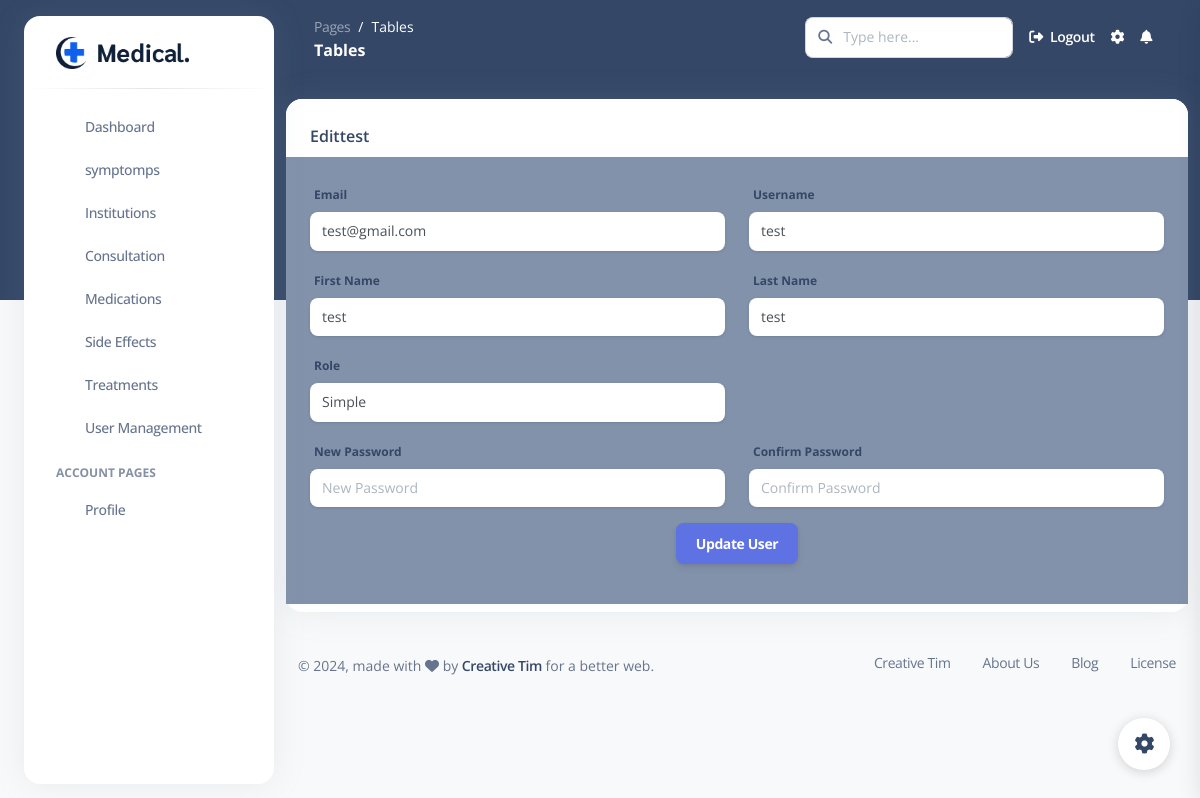
Screenshot of /edit-user/2/ (signed in) with the database file from the repository.
### users/models.py (models this page shows, shortened)
class CustomUser(AbstractUser):
    ROLE_CHOICES = [
        ('admin', 'Admin'),
        ('simple', 'Simple'),
    ]
    email = models.EmailField(unique=True)
    first_name = models.CharField(max_length=30, blank=True)
    last_name = models.CharField(max_length=30, blank=True)
    address = models.TextField(blank=True)
    phone = models.CharField(max_length=15, blank=True)
    role = models.CharField(max_length=10, choices=ROLE_CHOICES, default='simple')
    profile_picture = models.ImageField(upload_to='profile_pictures/', blank=True, null=True)
    face_encoding = models.TextField(null=True, blank=True)

### users/views.py (the view)
# urls.py: path('edit-user/<int:user_id>/', user_views.edit_user, name='edit_user'),
@login_required
def edit_user(request, user_id):
    if request.user.role != 'admin':  # Only admins can edit users
        return redirect('dashboard')
    user = get_object_or_404(CustomUser, id=user_id)
    if request.method == 'POST':
        form = UserForm(request.POST, instance=user)
        if form.is_valid():
            user = form.save(commit=False)
            new_password = form.cleaned_data.get('new_password')
            confirm_password = form.cleaned_data.get('confirm_password')
            if new_password and confirm_password and new_password == confirm_password:
                user.set_password(new_password)
            user.save()  # Save the user with or without password update
            messages.success(request, 'User updated successfully!')
            return redirect('user_management')
        else:
            messages.error(request, 'Please correct the errors below.')
    else:
        form = UserForm(instance=user)
    return render(request, 'back_office/pages/users/edit-user.html', {'form': form, 'user': user})

### users/forms.py (shortened to what this page needs)
class UserForm(forms.ModelForm):
    new_password = forms.CharField(widget=forms.PasswordInput(), required=False)
    confirm_password = forms.CharField(widget=forms.PasswordInput(), required=False)
    class Meta:
        model = CustomUser
        fields = ['username', 'email', 'first_name', 'last_name', 'role']

### templates/back_office/pages/users/edit-user.html (shortened to what this page needs)
{% load static %}
<!DOCTYPE html>
<html lang="en">
<head>
  <link href="https://demos.creative-tim.com/argon-dashboard-pro/back_office/assets/css/nucleo-icons.css" rel="stylesheet" />
  <link href="https://demos.creative-tim.com/argon-dashboard-pro/back_office/assets/css/nucleo-svg.css" rel="stylesheet" />
  <link id="pagestyle" href="{% static 'back_office/assets/css/argon-dashboard.css' %}?v=2.1.0" rel="stylesheet" />
</head>
<body class="g-sidenav-show   bg-gray-100">
  <aside class="sidenav bg-white navbar navbar-vertical navbar-expand-xs border-0 border-radius-xl my-3 fixed-start ms-4 " id="sidenav-main">
    <div class="sidenav-header">
        <a class="navbar-brand m-0"  href="{% static 'index.html' %}"><img src="{% static 'front_office/assets/img/logo/logo.png' %}" alt=""></a>
    </div>
    <hr class="horizontal dark mt-0">
    <div class="collapse navbar-collapse  w-auto " id="sidenav-collapse-main">
      <ul class="navbar-nav">
        <li class="nav-item">
          <a class="nav-link " href="{% url 'dashboard' %}">
            <div class="icon icon-shape icon-sm border-radius-md text-center me-2 d-flex align-items-center justify-content-center">
            </div>
            <span class="nav-link-text ms-1">Dashboard</span>
          </a>
        </li>
        <li class="nav-item">
          <a class="nav-link" href="{% url 'list_local_symptoms' %}">
                  <div class="icon icon-shape icon-sm border-radius-md text-center me-2 d-flex align-items-center justify-content-center">
            </div>
            <span class="nav-link-text ms-1">symptomps</span>
          </a>
        </li>
        <li class="nav-item">
          <a class="nav-link " href="{% url 'institution_list' %}">
            <div class="icon icon-shape icon-sm border-radius-md text-center me-2 d-flex align-items-center justify-content-center">
            </div>
            <span class="nav-link-text ms-1">Institutions</span>
          </a>
        </li>
        <li class="nav-item">
          <a class="nav-link" href="{% url 'consultation_list' %}">
            <div class="icon icon-shape icon-sm border-radius-md text-center me-2 d-flex align-items-center justify-content-center">
            </div>
            <span class="nav-link-text ms-1">Consultation</span>
          </a>
        </li>
        <li class="nav-item">
        <a class="nav-link" href="{% url 'medication_list' %}">
          <div class="icon icon-shape icon-sm border-radius-md text-center me-2 d-flex align-items-center justify-content-center">
          </div>
          <span class="nav-link-text ms-1">Medications</span>
      </a>
    </li>
<li class="nav-item">
  <a class="nav-link" href="{% url 'sideeffect_list' %}">
      <div class="icon icon-shape icon-sm border-radius-md text-center me-2 d-flex align-items-center justify-content-center">
      </div>
      <span class="nav-link-text ms-1">Side Effects</span>
  </a>
</li>
<li class="nav-item">
  <a class="nav-link" href="{% url 'treatment_list' %}">
      <div class="icon icon-shape icon-sm border-radius-md text-center me-2 d-flex align-items-center justify-content-center">
      </div>
      <span class="nav-link-text ms-1">Treatments</span>
  </a>
</li>
{% if request.user.is_authenticated and request.user.role == 'admin' %}
        <li class="nav-item">
          <a class="nav-link" href="{% url 'user_management' %}">
            <div class="icon icon-shape icon-sm border-radius-md text-center me-2 d-flex align-items-center justify-content-center">
            </div>
            <span class="nav-link-text ms-1">User Management</span>
          </a>
        </li>
        {% endif %}
        <li class="nav-item mt-3">
          <h6 class="ps-4 ms-2 text-uppercase text-xs font-weight-bolder opacity-6">Account pages</h6>
        </li>
        <li class="nav-item">
          <a class="nav-link " href="{% url 'profile' %}">
            <div class="icon icon-shape icon-sm border-radius-md text-center me-2 d-flex align-items-center justify-content-center">
            </div>
            <span class="nav-link-text ms-1">Profile</span>
          </a>
        </li>
      </ul>
    </div>
  </aside>
  <main class="main-content position-relative border-radius-lg ">
    <nav class="navbar navbar-main navbar-expand-lg px-0 mx-4 shadow-none border-radius-xl " id="navbarBlur" data-scroll="false">
      <div class="container-fluid py-1 px-3">
        <nav aria-label="breadcrumb">
          <ol class="breadcrumb bg-transparent mb-0 pb-0 pt-1 px-0 me-sm-6 me-5">
            <li class="breadcrumb-item text-sm"><a class="opacity-5 text-white" href="javascript:;">Pages</a></li>
            <li class="breadcrumb-item text-sm text-white active" aria-current="page">Tables</li>
          </ol>
          <h6 class="font-weight-bolder text-white mb-0">Tables</h6>
        </nav>
        <div class="collapse navbar-collapse mt-sm-0 mt-2 me-md-0 me-sm-4" id="navbar">
          <div class="ms-md-auto pe-md-3 d-flex align-items-center">
            <div class="input-group">
              <span class="input-group-text text-body"><i class="fas fa-search" aria-hidden="true"></i></span>
              <input type="text" class="form-control" placeholder="Type here...">
            </div>
          </div>
          <ul class="navbar-nav  justify-content-end">
            <li class="nav-item d-flex align-items-center">
              {% if user.is_authenticated %}
                <a href="{% url 'logout' %}" class="nav-link text-white font-weight-bold px-0">
                  <i class="fa fa-sign-out-alt me-sm-1"></i>
                  <span class="d-sm-inline d-none">Logout</span>
                </a>
              {% else %}
                <a href="{% url 'login' %}" class="nav-link text-white font-weight-bold px-0">
                  <i class="fa fa-sign-in-alt me-sm-1"></i>
                  <span class="d-sm-inline d-none">Sign In</span>
                </a>
              {% endif %}
            </li>
            <li class="nav-item px-3 d-flex align-items-center">
              <a href="javascript:;" class="nav-link text-white p-0">
                <i class="fa fa-cog fixed-plugin-button-nav cursor-pointer"></i>
              </a>
            </li>
            <li class="nav-item dropdown pe-2 d-flex align-items-center">
              <a href="javascript:;" class="nav-link text-white p-0" id="dropdownMenuButton" data-bs-toggle="dropdown" aria-expanded="false">
                <i class="fa fa-bell cursor-pointer"></i>
              </a>
            </li>
          </ul>
        </div>
      </div>
    </nav>
    <div class="container-fluid py-4">
        <div class="row">
            <div class="col-12">
              <div class="card mb-4">
                <div class="card-header pb-0">
                  <h6>Edit{{ user.username }}</h6>
                </div>
                <div class="card-body px-0 pt-0 pb-2">
                    <div class="p-4 bg-secondary">
                        <form method="POST" action="{% url 'edit_user' user.id %}">
                            <div class="row">
                              <div class="col-md-6">
                                <div class="form-group">
                                  <label for="email" class="form-control-label">Email</label>
                                  <input type="email" class="form-control form-control-alternative {% if form.email.errors %}is-invalid{% endif %}" id="email" name="email" value="{{ form.email.value|default_if_none:user.email }}" placeholder="name@example.com">
                                </div>
                              </div>
                              <div class="col-md-6">
                                <div class="form-group">
                                  <label for="username" class="form-control-label">Username</label>
                                  <input type="text" name="username" class="form-control form-control-alternative {% if form.username.errors %}is-invalid{% endif %}" value="{{ form.username.value|default_if_none:user.username }}" placeholder="Username" />
                                </div>
                              </div>
                            </div>
                            <div class="row">
                              <div class="col-md-6">
                                <div class="form-group">
                                  <label for="first_name" class="form-control-label">First Name</label>
                                  <input class="form-control form-control-alternative {% if form.first_name.errors %}is-invalid{% endif %}" name="first_name" value="{{ form.first_name.value|default_if_none:user.first_name }}" placeholder="First Name" type="text">
                                </div>
                              </div>
                              <div class="col-md-6">
                                <div class="form-group">
                                  <label for="last_name" class="form-control-label">Last Name</label>
                                  <input class="form-control form-control-alternative {% if form.last_name.errors %}is-invalid{% endif %}" name="last_name" value="{{ form.last_name.value|default_if_none:user.last_name }}" placeholder="Last Name" type="text">
                                </div>
                              </div>
                            </div>
                            <div class="row">
                              <div class="col-md-6">
                                <div class="form-group">
                                  <label for="role" class="form-control-label">Role</label>
                                  <select name="role" class="form-control form-control-alternative {% if form.role.errors %}is-invalid{% endif %}">
                                    <option value="simple" {% if user.role == 'simple' %}selected{% endif %}>Simple</option>
                                  </select>
                                </div>
                              </div>
                            </div>
                            <div class="row">
                              <div class="col-md-6">
                                <div class="form-group">
                                  <label for="new_password" class="form-control-label">New Password</label>
                                  <input type="password" name="new_password" class="form-control form-control-alternative {% if form.new_password.errors %}is-invalid{% endif %}" placeholder="New Password" />
                                </div>
                              </div>
                              <div class="col-md-6">
                                <div class="form-group">
                                  <label for="confirm_password" class="form-control-label">Confirm Password</label>
                                  <input type="password" name="confirm_password" class="form-control form-control-alternative {% if form.confirm_password.errors %}is-invalid{% endif %}" placeholder="Confirm Password" />
                                </div>
                              </div>
                            </div>
                            <div class="row">
                              <div class="col-md-12 text-center">
                                <button type="submit" class="btn btn-primary">Update User</button>
                              </div>
                            </div>
                          </form>
                    </div>
                </div>
              </div>
            </div>
          </div>
      <footer class="footer pt-3  ">
        <div class="container-fluid">
          <div class="row align-items-center justify-content-lg-between">
            <div class="col-lg-6 mb-lg-0 mb-4">
              <div class="copyright text-center text-sm text-muted text-lg-start">
                © ,
                made with <i class="fa fa-heart"></i> by
                <a href="https://www.creative-tim.com" class="font-weight-bold" target="_blank">Creative Tim</a>
                for a better web.
              </div>
            </div>
            <div class="col-lg-6">
              <ul class="nav nav-footer justify-content-center justify-content-lg-end">
                <li class="nav-item">
                  <a href="https://www.creative-tim.com" class="nav-link text-muted" target="_blank">Creative Tim</a>
                </li>
                <li class="nav-item">
                  <a href="https://www.creative-tim.com/presentation" class="nav-link text-muted" target="_blank">About Us</a>
                </li>
                <li class="nav-item">
                  <a href="https://www.creative-tim.com/blog" class="nav-link text-muted" target="_blank">Blog</a>
                </li>
                <li class="nav-item">
                  <a href="https://www.creative-tim.com/license" class="nav-link pe-0 text-muted" target="_blank">License</a>
                </li>
              </ul>
            </div>
          </div>
        </div>
      </footer>
    </div>
  </main>
  <div class="fixed-plugin">
    <a class="fixed-plugin-button text-dark position-fixed px-3 py-2">
      <i class="fa fa-cog py-2"> </i>
    </a>
  </div>
    <link id="pagestyle" href="{% static 'back_office/assets/css/argon-dashboard.css' %}?v=2.1.0" rel="stylesheet" />
</body>
</html>

### rows the page displays
CustomUser: username "test", email "test@gmail.com", first_name "test", last_name "test", role "Simple"
